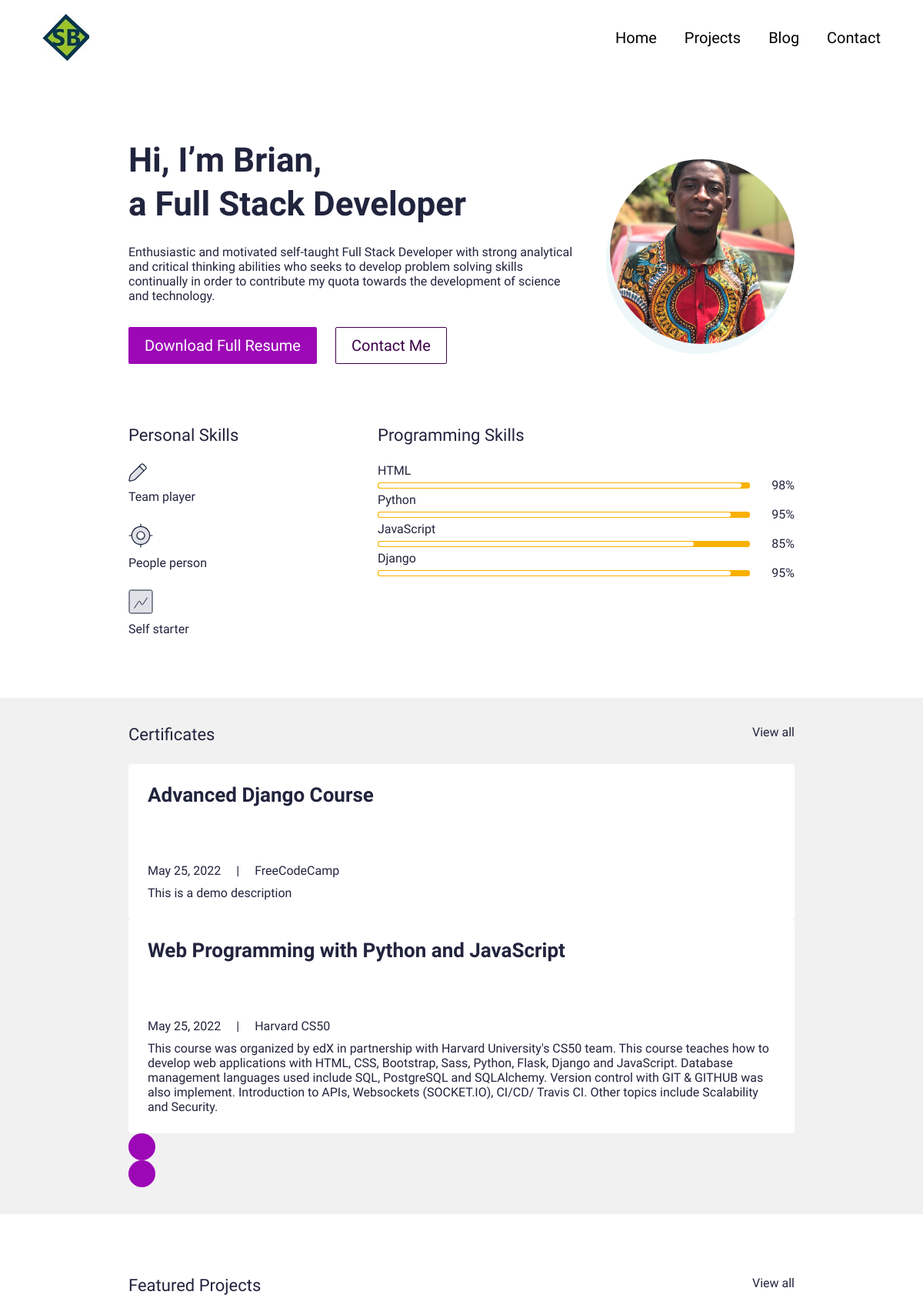
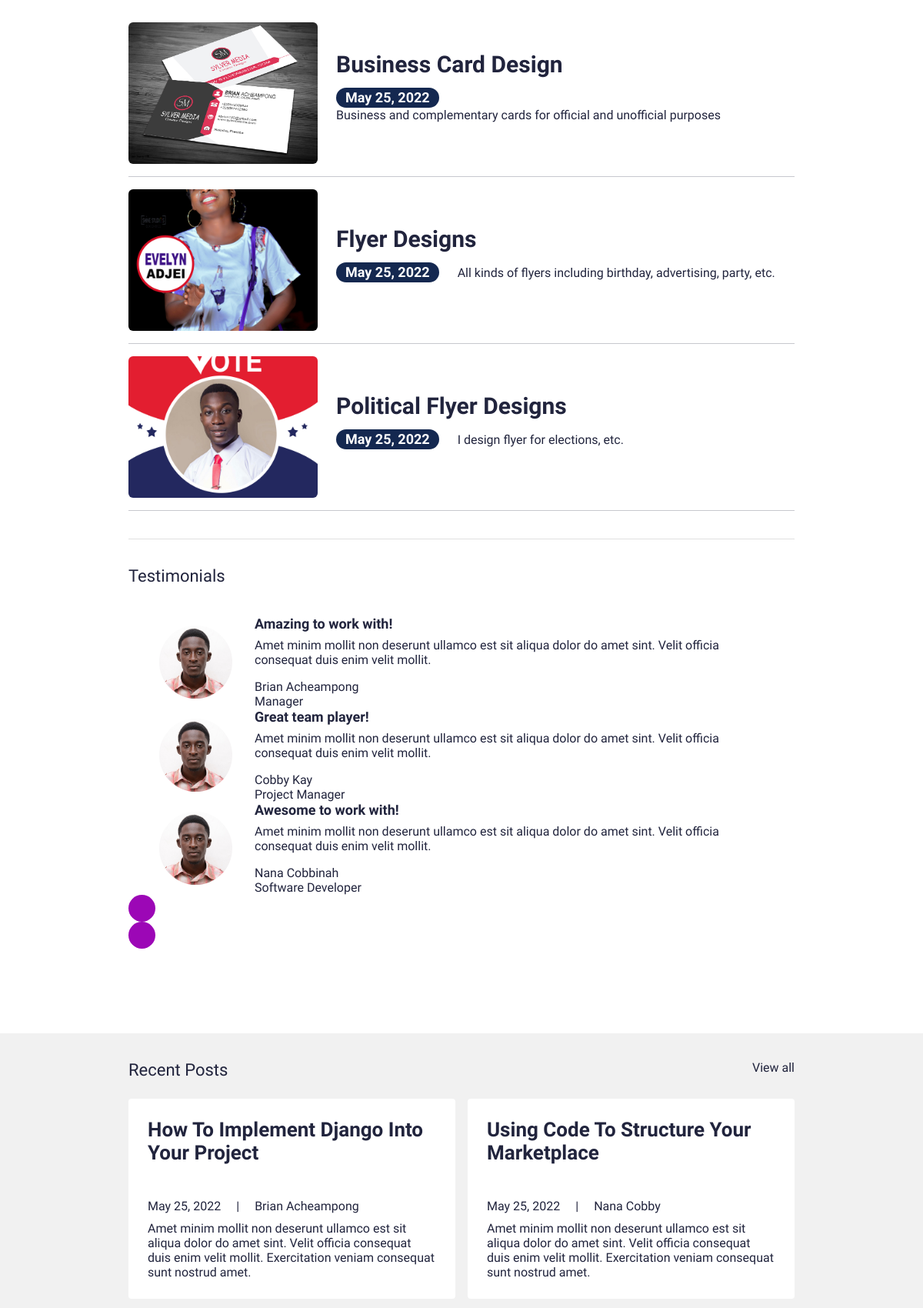
The page / (upper part) on the database its author committed (2 pictures, top to bottom).
### main/models.py (models this page shows, shortened)
class UserProfile(models.Model):
    class Meta:
        verbose_name_plural = 'User Profiles'
        verbose_name = 'User Profile'
    user = models.OneToOneField(User, on_delete=models.CASCADE)
    avatar = models.ImageField(blank=True, null=True, upload_to="avatar")
    title = models.CharField(max_length=200, blank=True, null=True)
    bio = models.TextField(blank=True, null=True)
    skills = models.ManyToManyField(Skill, blank=True)
    cv = models.FileField(blank=True, null=True, upload_to="cv")

class Skill(models.Model):
    class Meta:
        verbose_name_plural = 'Skills'
        verbose_name = 'Skill'
    name = models.CharField(max_length=20, blank=True, null=True)
    score = models.IntegerField(default=80, blank=True, null=True)
    image = models.FileField(blank=True, null=True, upload_to="skills")
    is_key_skill = models.BooleanField(default=False)
    is_active = models.BooleanField(default=True)

class Certificate(models.Model):
    class Meta:
        verbose_name_plural = 'Certificates'
        verbose_name = 'Certificate'
    date = models.DateTimeField(blank=True, null=True)
    name = models.CharField(max_length=50, blank=True, null=True)
    title = models.CharField(max_length=200, blank=True, null=True)
    description = models.CharField(max_length=500, blank=True, null=True)
    is_active = models.BooleanField(default=True)

class Portfolio(models.Model):
    class Meta:
        verbose_name_plural = 'Portfolio Profiles'
        verbose_name = 'Portfolio'
        ordering = ["name"]
    date = models.DateTimeField(blank=True, null=True)
    name = models.CharField(max_length=200, blank=True, null=True)
    description = models.CharField(max_length=500, blank=True, null=True)
    body = RichTextField(blank=True, null=True)
    image = models.ImageField(blank=True, null=True, upload_to="portfolio")
    slug = models.SlugField(null=True, blank=True)
    is_active = models.BooleanField(default=True)

class Testimonial(models.Model):
    class Meta:
        verbose_name_plural = 'Testimonials'
        verbose_name = 'Testimonial'
        ordering = ["name"]
    thumbnail = models.ImageField(blank=True, null=True, upload_to="thumbnail")
    name = models.CharField(max_length=200, blank=True, null=True)
    role = models.CharField(max_length=200, blank=True, null=True)
    quote = models.CharField(max_length=500, blank=True, null=True)
    description = models.CharField(max_length=500, blank=True, null=True)
    is_active = models.BooleanField(default=True)

class Blog(models.Model):
    class Meta:
        verbose_name_plural = 'Blog Profiles'
        verbose_name = 'Blog'
        ordering = ["timestamp"]
    timestamp = models.DateTimeField(auto_now_add=True)
    author = models.CharField(max_length=200, blank=True, null=True)
    name = models.CharField(max_length=200, blank=True, null=True)
    description = models.CharField(max_length=500, blank=True, null=True)
    body = RichTextField(blank=True, null=True)
    slug = models.SlugField(null=True, blank=True)
    image = models.ImageField(blank=True, null=True, upload_to="blog")
    is_active = models.BooleanField(default=True)

### main/views.py (the view)
# urls.py: path('', views.IndexView.as_view(), name="home"),
class IndexView(generic.TemplateView):
    template_name = "main/index.html"
    def get_context_data(self, **kwargs):
        context = super().get_context_data(**kwargs)
        testimonials = Testimonial.objects.filter(is_active=True)
        certificates = Certificate.objects.filter(is_active=True)
        blogs = Blog.objects.filter(is_active=True)
        portfolio = Portfolio.objects.filter(is_active=True)
        key_skills = Skill.objects.filter(is_key_skill=True)
        skills = Skill.objects.filter(is_key_skill=False)
        context["testimonials"] = testimonials
        context["certificates"] = certificates
        context["blogs"] = blogs
        context["portfolio"] = portfolio
        context["key_skills"] = key_skills
        context["skills"] = skills
        return context

### digital_resume/context_processors.py (called while the page is built)
def project_context(request):
    context = {
        'me': User.objects.first(),
    }
    return context

### main/templates/main/index.html (shortened to what this page needs)
{% extends "main/base.html" %}
{% load static %}
{% block content %}
<section>
  <div class="bannerSection">
    <div class="container">
      <div class="row g-4 g-md-3  align-items-center">
        <div class="col-md-auto order-md-last">
          <div class="bannerUserImg">
            <a href="{{me.userprofile.avatar.url}}"><img src="{{me.userprofile.avatar.url}}" alt="..."></a>
          </div>
        </div>
        <div class="col-md">
          <div class="bannerContent">
            <h1 class="xlTitle pb-3">Hi, I’m {{me.first_name|title}}, <br> a {{me.userprofile.title}}</h1>
            <p>{{me.userprofile.bio}}</p>
            <div class="bannerBtnCol">
              <div class="row">
                <div class="col-auto">
                  <a download href="{{me.userprofile.cv.url}}" class="btn btnPrimary">Download Full Resume</a>
                </div>
                <div class="col-auto">
                  <a href="{% url 'main:contact' %}" class="btn btnOutline">Contact Me</a>
                </div>
              </div>
            </div>
          </div>
        </div>
      </div>
    </div>
  </div>
</section>
<section>
  <div class="sectionSpace pt-0">
    <div class="container">
      <div class="row">
        <div class="col-md-auto">
          <div class="keySkillCol">
            <h4 class="smTitle pb-3">Personal Skills</h4>
            {% for key_skill in key_skills %}
              {% if key_skill.is_key_skill %}
              {% if key_skill.is_active %}
                <div class="keySkillCard">
                  <div class="ksIconCol">
                    <img src="{{ key_skill.image.url }}" alt="...">
                  </div>
                  <span class="ksText">{{key_skill.name}}</span>
                </div>
                {% endif %}
              {% endif %}
            {% endfor %}
          </div>
        </div>
        <div class="col-md">
          <h4 class="smTitle pb-3">Programming Skills</h4>
          <div class="progressCol">
            <div class="progressCard">
              <div class="progressCol">
                {% for skill in skills %}
                  {% if skill.is_key_skill == False %}
                  {% if skill.is_active %}
                    <span class="progressLbl">{{skill.name}}</span>
                    <div class="row g-2 align-items-center">
                      <div class="col">
                        <div class="progress progressStyle">
                          <div class="progress-bar" role="progressbar" style="width: {{ skill.score }}%" aria-valuenow="{{ skill.score }}" aria-valuemin="0"
                            aria-valuemax="100"></div>
                        </div>
                      </div>
                      <div class="col-auto">
                        <span class="pLbl">{{skill.score}}%</span>
                      </div>
                    </div>
                    </div>
                    {% endif %}
                  {% endif %}
                {% endfor %}
            </div>
          </div>
        </div>
</section>
<section>
  <div class="sectionSpaceSm lightBg">
    <div class="container">
      <div class="row pb-3">
        <div class="col">
          <h4 class="smText regular">Certificates</h4>
        </div>
        <div class="col-auto">
          <a href="javascript:void(0)" class="simpleLink">View all</a>
        </div>
      </div>
      <div class="sliderOuter">
        <div class="swiper certificatesSlider">
          <div class="swiper-wrapper">
            {% for certificate in certificates %}
            {% if certificate.is_active %}
            <div class="swiper-slide">
              <div class="cardStyle1">
                <h4 class="mdTitle cs1Title">
                  <a href="javascript:void(0)">{{certificate.name}}</a>
                </h4>
                <ul class="cardOptionCol">
                  <li>{{certificate.date.date}}</li>
                  <li>{{certificate.title}}</li>
                </ul>
                <p>{{certificate.description}}</p>
              </div>
            </div>
            {% endif %}
            {% endfor %}
          </div>
        </div>
        <div class="cert-swiper-button-next swiper-button-next swiperBtnStyle"></div>
        <div class="cert-swiper-button-prev swiper-button-prev swiperBtnStyle"></div>
      </div>
    </div>
  </div>
</section>
<section>
  <div class="sectionSpace">
    <div class="container">
      <div class="portfolioCol">
        <div class="row pb-3">
          <div class="col">
            <h4 class="smText regular">Featured Projects</h4>
          </div>
          <div class="col-auto">
            <a href="{% url 'main:portfolios' %}" class="simpleLink">View all</a>
          </div>
        </div>
        <div class="portfolioCard">
          {% for portfolio in portfolio %}
            {% if portfolio.is_active %}
            <div class="row g-4 align-items-center">
              <div class="col-md-auto">
                <div class="portfolioImgCol">
                  <a href="{{ portfolio.image.url }}"><img src="{{ portfolio.image.url }}" alt="..."></a>
                </div>
              </div>
              <div class="col-md">
                <div class="portfolioContentCol">
                  <h4 class="lgTitle"><a href="{% url 'main:portfolio' slug=portfolio.slug %}">{{portfolio.name}}</a></h4>
                  <ul class="portfolioOption">
                    <li><span class="dateLbl">{{portfolio.date.date}}</span></li>
                    <li>{{portfolio.description}}</li>
                  </ul>
                </div>
              </div>
            </div>
            <hr>
            {% endif %}
          {% endfor %}
        </div>
      </div>
      <div class="testimonialCol">
        <h4 class="smText regular d-block">Testimonials</h4>
        <div class="testimonialSlider">
          <div class="swiper testimonialSwiper">
            <div class="swiper-wrapper">
              {% for testimonial in testimonials %}
              {% if testimonial.is_active %}
              <div class="swiper-slide">
                <div class="testimonialCard">
                  <div class="row align-items-center">
                    <div class="col-sm-auto">
                      <div class="tImgCol">
                        <a href="{{ testimonial.thumbnail.url }}"><img src="{{ testimonial.thumbnail.url }}" alt="..."></a>
                      </div>
                    </div>
                    <div class="col-sm">
                      <div class="tContentCol">
                        <h4 class="xsTitle bold">{{testimonial.quote|safe}}</h4>
                        <p>{{testimonial.description|safe}}</p>
                        <p>{{testimonial.name|safe}}</p>
                        {{testimonial.role|safe}}
                      </div>
                    </div>
                  </div>
                </div>
              </div>
              {% endif %}
              {% endfor %}
            </div>
            <div class="test-swiper-button-next swiper-button-next swiperBtnStyle"></div>
            <div class="test-swiper-button-prev swiper-button-prev swiperBtnStyle"></div>
          </div>
        </div>
      </div>
    </div>
  </div>
</section>
<section>
  <div class="sectionSpaceSm lightBg">
    <div class="container">
      <div class="row pb-3">
        <div class="col">
          <h4 class="smText regular">Recent Posts</h4>
        </div>
        <div class="col-auto">
          <a href="{% url 'main:blogs' %}" class="simpleLink">View all</a>
        </div>
      </div>
      <div class="row g-3">
        {% for blog in blogs %}
        {% if blog.is_active %}
        <div class="col-lg-6">
          <div class="cardStyle1">
            <h4 class="mdTitle cs1Title"><a href="{% url 'main:blog' slug=blog.slug %}">{{blog.name|title}}</a></h4>
            <ul class="cardOptionCol">
              <li>{{blog.timestamp.date}}</li>
              <li>{{blog.author|safe}}</li>
            </ul>
            <p>{{blog.description|safe}}</p>
          </div>
        </div>
        {% endif %}
        {% endfor %}
      </div>
    </div>
  </div>
</section>
{% endblock %}

### main/templates/main/base.html (shortened to what this page needs)
{% load static %}
<!doctype html>
<html lang="en">
  <head>
    <link href="{% static 'css/bootstrap.min.css' %}" rel="stylesheet">
    <link rel="stylesheet" href="https://unpkg.com/swiper@7.0.5/swiper-bundle.min.css">
    <link href="{% static 'css/style.css' %}" rel="stylesheet">
  </head>
  <body>
    {% include 'main/partials/nav.html' %}
    {% block content %}{% endblock %}
  </body>
</html>

### main/templates/main/partials/nav.html (shortened to what this page needs)
{% load static %}
<header>
    <div class="headerCol">
        <div class="container-fluid">
            <div class="row align-items-center">
                <div class="col-auto">
                    <div class="logoCol"><a href="{% url 'main:home' %}"><img src="{% static 'images/logo.jpg' %}"
                                alt="..."></a></div>
                </div>
                <div class="col">
                    <div class="navCollapseCol">
                        <div class="navCol">
                            <ul>
                                <li><a href="{% url 'main:home' %}">Home</a></li>
                                <li><a href="{% url 'main:portfolios' %}">Projects</a></li>
                                <li><a href="{% url 'main:blogs' %}">Blog</a></li>
                                <li><a href="{% url 'main:contact' %}">Contact</a></li>
                            </ul>
                        </div>
                    </div>
                </div>
            </div>
        </div>
    </div>
</header>

### main/templates/main/partials/footer.html (shortened to what this page needs)
{% load static %}

### rows shown on the page
Skill: image (picture), name "Team player"
Skill: image (picture), name "People person"
Skill: image (picture), name "Self starter"
Skill: name "HTML", score "98"
Skill: name "Python", score "95"
Skill: name "JavaScript", score "85"
Skill: name "Django", score "95"
Certificate: name "Advanced Django Course", date "May 25, 2022", title "FreeCodeCamp", description "This is a demo description"
Certificate: name "Web Programming with Python and JavaScript", date "May 25, 2022", title "Harvard CS50", description "This course was organized by edX in partnership with Harvard University's CS50 team. This course teaches how to develop web applications with HTML, CSS, Bootstrap, Sass, Python, Flask, Django and JavaScript. Database management languages used include SQL, PostgreSQL and SQLAlchemy. Version control with GIT & GITHUB was also implement. Introduction to APIs, Websockets (SOCKET.IO), CI/CD/ Travis CI. Other topics include Scalability and Security."
Portfolio: image (picture), name "Business Card Design", date "May 25, 2022", description "Business and complementary cards for official and unofficial purposes"
Portfolio: image (picture), name "Flyer Designs", date "May 25, 2022", description "All kinds of flyers including birthday, advertising, party, etc."
Portfolio: image (picture), name "Political Flyer Designs", date "May 25, 2022", description "I design flyer for elections, etc."
Testimonial: thumbnail (picture), quote "Amazing to work with!", description "Amet minim mollit non deserunt ullamco est sit aliqua dolor do amet sint. Velit officia consequat duis enim velit mollit.", name "Brian Acheampong", role "Manager"
Testimonial: thumbnail (picture), quote "Great team player!", description "Amet minim mollit non deserunt ullamco est sit aliqua dolor do amet sint. Velit officia consequat duis enim velit mollit.", name "Cobby Kay", role "Project Manager"
Testimonial: thumbnail (picture), quote "Awesome to work with!", description "Amet minim mollit non deserunt ullamco est sit aliqua dolor do amet sint. Velit officia consequat duis enim velit mollit.", name "Nana Cobbinah", role "Software Developer"
Blog: name "How To Implement Django Into Your Project", timestamp "May 25, 2022", author "Brian Acheampong", description "Amet minim mollit non deserunt ullamco est sit aliqua dolor do amet sint. Velit officia consequat duis enim velit mollit. Exercitation veniam consequat sunt nostrud amet."
Blog: name "Using Code To Structure Your Marketplace", timestamp "May 25, 2022", author "Nana Cobby", description "Amet minim mollit non deserunt ullamco est sit aliqua dolor do amet sint. Velit officia consequat duis enim velit mollit. Exercitation veniam consequat sunt nostrud amet."

### other values the page prints
{{ me.first_name|title }} "Brian"
{{ me.userprofile.title }} "Full Stack Developer"
